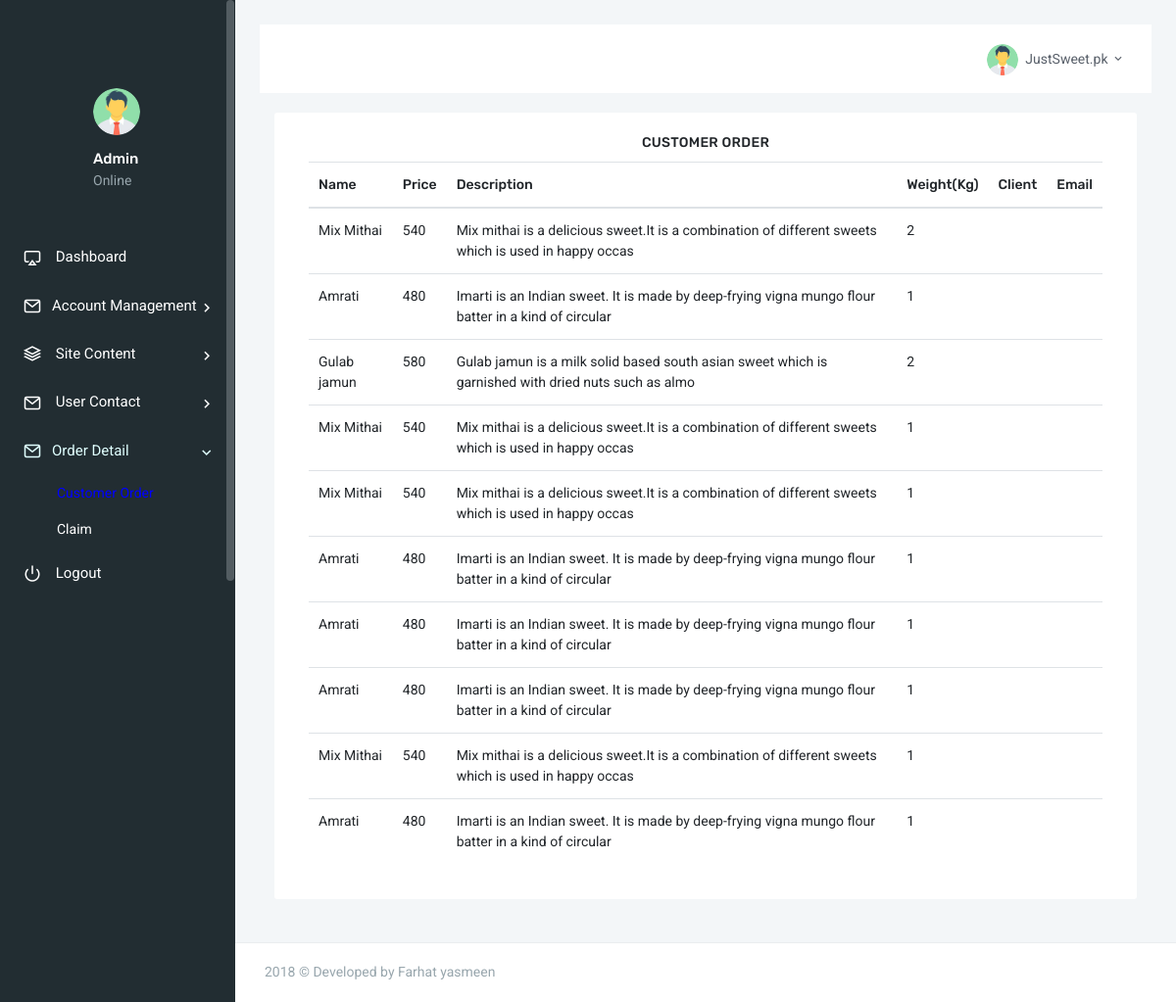
The app's page /admin/order.php with its own data.
### tables this page shows
CREATE TABLE `customerorder` (
  `customerid` int(8) NOT NULL,
  `name` varchar(100) NOT NULL,
  `price` varchar(100) NOT NULL,
  `description` varchar(100) NOT NULL,
  `weight` varchar(100) NOT NULL,
  `image` varchar(500) NOT NULL
);

### admin/order.php (the view, shortened to what this page needs)
<?php
    include("lib/DBConn.php");
?>
<!DOCTYPE html>
<html>
    <head>
        <link href="assets/css/bootstrap.min.css" rel="stylesheet" type="text/css" />
        <link href="assets/css/icons.css" rel="stylesheet" type="text/css" />
        <link href="assets/css/metismenu.min.css" rel="stylesheet" type="text/css" />
        <link href="assets/css/style.css" rel="stylesheet" type="text/css" />
    </head>
    <body>
        <div id="wrapper">
           <?php
           include("sidebar.php");
           ?>
        </div>
            <div class="content-page">
               <?php
               include("topbar.php");
               ?>
                <div class="content">
                    <div class="container-fluid">
                        <div class="row">
                            <div class="col-lg-12">
                                <div class="card-box">
                                    <div class="container">
                                        <center>
                                            <h4 class="m-t-0 header-title">Customer Order</h4>
                                        </center>
                                            <table class="table table-hover">
                                                <thead>
                                                    <tr>
                                                        <th>Name</th>
                                                        <th>Price</th>
                                                        <th>Description</th>
                                                        <th>Weight(Kg)</th>
                                                        <th>Client</th>
                                                        <th>Email</th>
                                                    </tr>
                                                </thead>
                                                <tbody>
                                        <?php
                                            $query = "SELECT * FROM customerorder";
                                            $result = mysqli_query($conn,$query);
                                            if ($result->num_rows > 0) {
                                            while($row = mysqli_fetch_array($result))
                                                {
                                        ?>
                                                    <tr>
                                                        <td><?php echo $row['name']; ?></td>
                                                        <td><?php echo $row['price']; ?></td>
                                                        <td><?php echo $row['description']; ?></td>
                                                        <td><?php echo $row['weight']; ?></td>
                                                        <td><?php echo $row['customer_name']; ?></td>
                                                        <td><?php echo $row['email']; ?></td>
                                                    </tr>
                                                    <?php
                                                         }
                                                            }
                                                            else
                                                            {
                                                                echo "No Result Found";
                                                                  }
                                                    ?>
                                                </tbody>
                                            </table>
                                        </div>
                                    </div>
                                </div>
                            </div>
                        </div>
                     </div>
                </div>
            </div>
        <?php include("footer.php");?>
    </body>
</html>

### records on screen
customerorder: name "Mix Mithai", price "540", description "Mix mithai is a delicious sweet.It is a combination of different sweets which is used in happy occas", weight "2"
customerorder: name "Amrati", price "480", description "Imarti is an Indian sweet. It is made by deep-frying vigna mungo flour batter in a kind of circular", weight "1"
customerorder: name "Gulab jamun", price "580", description "Gulab jamun is a milk solid based south asian sweet which is garnished with dried nuts such as almo", weight "2"
customerorder: name "Mix Mithai", price "540", description "Mix mithai is a delicious sweet.It is a combination of different sweets which is used in happy occas", weight "1"
customerorder: name "Mix Mithai", price "540", description "Mix mithai is a delicious sweet.It is a combination of different sweets which is used in happy occas", weight "1"
customerorder: name "Amrati", price "480", description "Imarti is an Indian sweet. It is made by deep-frying vigna mungo flour batter in a kind of circular", weight "1"
customerorder: name "Amrati", price "480", description "Imarti is an Indian sweet. It is made by deep-frying vigna mungo flour batter in a kind of circular", weight "1"
customerorder: name "Amrati", price "480", description "Imarti is an Indian sweet. It is made by deep-frying vigna mungo flour batter in a kind of circular", weight "1"
customerorder: name "Mix Mithai", price "540", description "Mix mithai is a delicious sweet.It is a combination of different sweets which is used in happy occas", weight "1"
customerorder: name "Amrati", price "480", description "Imarti is an Indian sweet. It is made by deep-frying vigna mungo flour batter in a kind of circular", weight "1"

### other values on screen
SiteTitle "JustSweet.pk"
DeveloperName "Farhat yasmeen"
